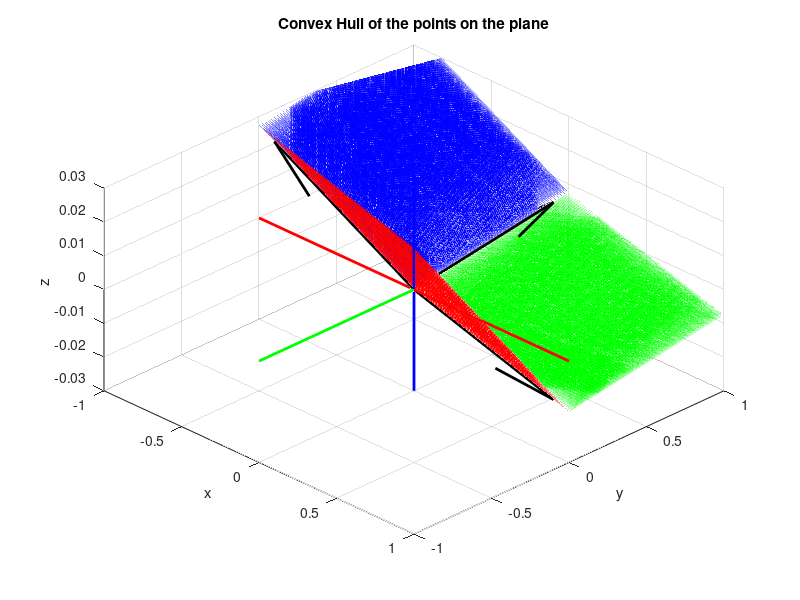

This chart was generated by the following MATLAB code:
% 媒介変数を利用した平面の方程式の導出・利用検証
% 全ての力による力モーメント空間をスパンする
clear;

addpath('.', '-end');
%alpha_radius = 1.0e+100000;

% 力の成分
f1 = [0 1 0];
f2 = [-1 0 0];
f3 = [1 0 0];

% 位置ベクトル
l1 = [0.0075 0.03 0];
l2 = [0.005 0.0275 0];
l3 = [-0.005 0.015 0];

m1 = [];
m2 = [];
m3 = [];

for i = 0:1
    edit_f1 = i * f1;
    edit_f2 = i * f2;
    edit_f3 = i * f3;

    now_moment1 = cross(l1, edit_f1);
    now_moment2 = cross(l2, edit_f2);
    now_moment3 = cross(l3, edit_f3);

    wrench_f1 = [edit_f1(1) edit_f1(2) now_moment1(3)];
    wrench_f2 = [edit_f2(1) edit_f2(2) now_moment2(3)];
    wrench_f3 = [edit_f3(1) edit_f3(2) now_moment3(3)];

    m1 = [m1; wrench_f1];
    m2 = [m2; wrench_f2];
    m3 = [m3; wrench_f3];
end

moment_point1 = m1(end, :);
moment_point2 = m2(end, :);
moment_point3 = m3(end, :);

plane1_coefficient = cross(moment_point1, moment_point2);
plane2_coefficient = cross(moment_point2, moment_point3);
plane3_coefficient = cross(moment_point3, moment_point1);

expected_number_of_rows = 100000;

points = zeros(expected_number_of_rows, 3);
count = 1;

for lamda = 0:0.01:1
    for mu = 0:0.01:1

        point = lamda * moment_point1 + mu * moment_point2;

        if abs(plane1_coefficient(1) * point(1) + plane1_coefficient(2) * point(2) + plane1_coefficient(3) * point(3)) < 1e-10
            points(count, :) = point;
            count = count + 1;
        end
    end
end

points = points(1:count-1, :);

points1_x = reshape(points(1:count-2,1), [], 5);
points1_y = reshape(points(1:count-2,2), [], 5);
points1_z = reshape(points(1:count-2,3), [], 5);

points = zeros(expected_number_of_rows, 3);
count = 1;

for lamda = 0:0.01:1
    for mu = 0:0.01:1

        point = lamda * moment_point2 + mu * moment_point3;

        if abs(plane2_coefficient(1) * point(1) + plane2_coefficient(2) * point(2) + plane2_coefficient(3) * point(3)) < 1e-10
            points(count, :) = point;
            count = count + 1;
        end
    end
end

points = points(1:count-1, :);

points2_x = reshape(points(1:count-2,1), [], 5);
points2_y = reshape(points(1:count-2,2), [], 5);
points2_z = reshape(points(1:count-2,3), [], 5);

points = zeros(expected_number_of_rows, 3);
count = 1;

for lamda = 0:0.01:1
    for mu = 0:0.01:1

        point = lamda * moment_point3 + mu * moment_point1;

        if abs(plane3_coefficient(1) * point(1) + plane3_coefficient(2) * point(2) + plane3_coefficient(3) * point(3)) < 1e-10
            points(count, :) = point;
            count = count + 1;
        end
    end
end

points = points(1:count-1, :);

points3_x = reshape(points(1:count-2,1), [], 5);
points3_y = reshape(points(1:count-2,2), [], 5);
points3_z = reshape(points(1:count-2,3), [], 5);

% プロット初期化
figure;
hold on;

mesh1 = mesh(points1_x, points1_y, points1_z, 'LineStyle', "none", 'FaceColor', 'b', 'FaceAlpha', 0.25);
%s1 = surf(points1_x, points1_y, points1_z, 'EdgeColor', "none", 'FaceColor', 'b', 'FaceAlpha', 0.25);

mesh2 = mesh(points2_x, points2_y, points2_z, 'LineStyle', "none", 'FaceColor', 'r', 'FaceAlpha', 0.25);
%s2 = surf(points2_x, points2_y, points2_z, 'EdgeColor', "none", 'FaceColor', 'b', 'FaceAlpha', 0.25);

mesh3 = mesh(points3_x, points3_y, points3_z, 'LineStyle', "none", 'FaceColor', 'g', 'FaceAlpha', 0.25);
%s3 = surf(points3_x, points3_y, points3_z, 'EdgeColor', "none", 'FaceColor', 'b', 'FaceAlpha', 0.25);

title('Convex Hull of the points on the plane');


quiver3(0, 0, 0, moment_point1(1), moment_point1(2), moment_point1(3), 'k', 'LineWidth', 2.0);
quiver3(0, 0, 0, moment_point2(1), moment_point2(2), moment_point2(3), 'k', 'LineWidth', 2.0);
quiver3(0, 0, 0, moment_point3(1), moment_point3(2), moment_point3(3), 'k', 'LineWidth', 2.0);


% 軸ラベル
xlabel('x');
ylabel('y');
zlabel('z');

% 表示範囲の設定
%axis equal;
xlim([-1, 1]);
ylim([-1, 1]);
zlim([-0.03, 0.03]);

% グリッド表示
grid on;

xlim([-1 1]);
ylim([-1 1]);
zlim([-0.03 0.03]);

% X軸
line([min(get(gca, 'XLim')) max(get(gca, 'XLim'))], [0 0], [0 0], 'Color', 'red', 'LineWidth', 2);

% Y軸
line([0 0], [min(get(gca, 'YLim')) max(get(gca, 'YLim'))], [0 0], 'Color', 'green', 'LineWidth', 2);

% Z軸
line([0 0], [0 0], [min(get(gca, 'ZLim')) max(get(gca, 'ZLim'))], 'Color', 'blue', 'LineWidth', 2);

view(45, 45);


hold off;